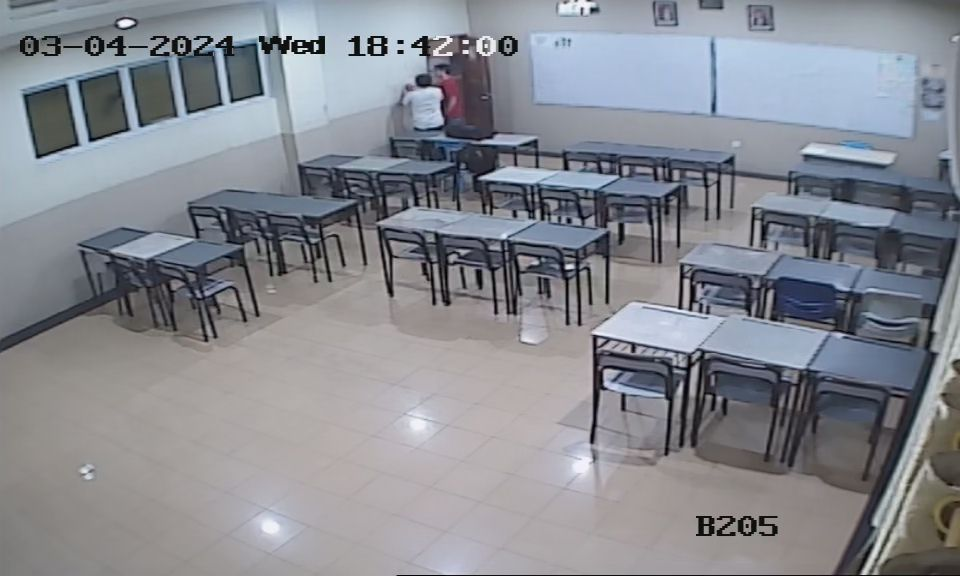
#> input picture data/Camera5_MESIN-08_MESIN-08_20240403184200_20240403191447_774495.jpg, 960 x 576 px
$ python gbf.py
#> lines starting #> are read from the running program, lines starting #| are printed output that depends on the picture
"""
This code implements the Guided Bilateral Filtering (GBF) for local contrast enhancement (LCE).
GBF is an alternative to CLAHE (Contrast Limited Adaptive Histogram Equalization).
"""

import cv2
import numpy as np
from skimage import filters


def gbf_lce(image, guidance_image, diameter=9, sigma_color=75, sigma_space=75):
    """
    Applies Local Contrast Enhancement using Guided Bilateral Filtering (GBF).

    Args:
        `image`: Input image (grayscale).
        `guidance_image`: Guidance image (grayscale, with enhanced local contrast).
        `diameter`: Diameter of the filtering window (default: 9).
        `sigma_color`: Standard deviation for color space similarity (default: 75).
        `sigma_space`: Standard deviation for spatial domain similarity (default: 75).

    Returns:
        The locally contrast enhanced image (grayscale).
    """

    # Apply guided bilateral filtering using the guidance image
    enhanced_image = filters.guided_filter(
        image,
        guidance_image,
        diameter=diameter,
        sigma_color=sigma_color,
        sigma_space=sigma_space,
    )

    return enhanced_image


# creates CLAHE
clahe = cv2.createCLAHE(clipLimit=2.0, tileGridSize=(8, 8))

# Load the image and guidance image (grayscale)
image = cv2.imread(
    "../data/Camera5_MESIN-08_MESIN-08_20240403184200_20240403191447_774495.jpg",
    cv2.IMREAD_GRAYSCALE,
)
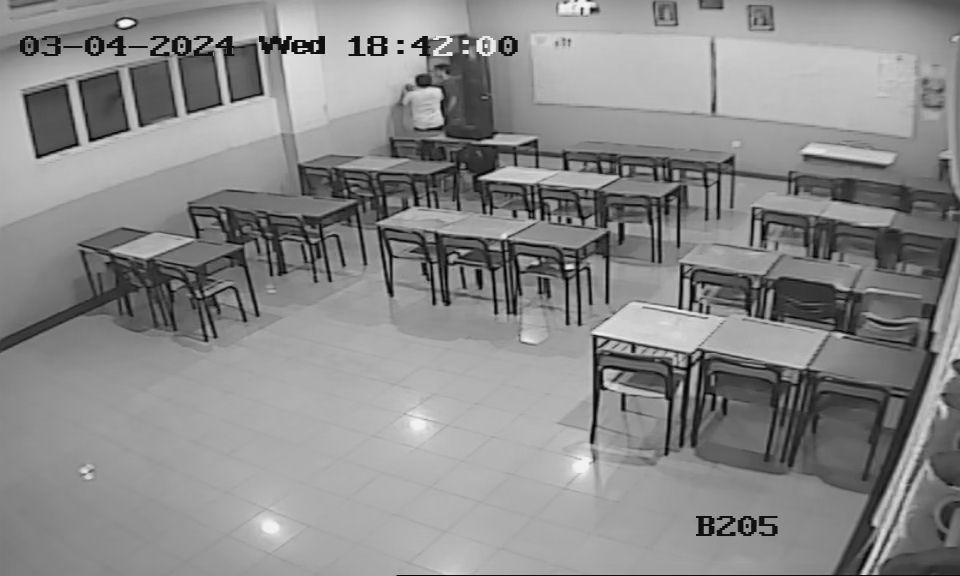
#> image: shape (576, 960); min 0, max 252, mean 137.5
guidance_image = clahe.apply(image)
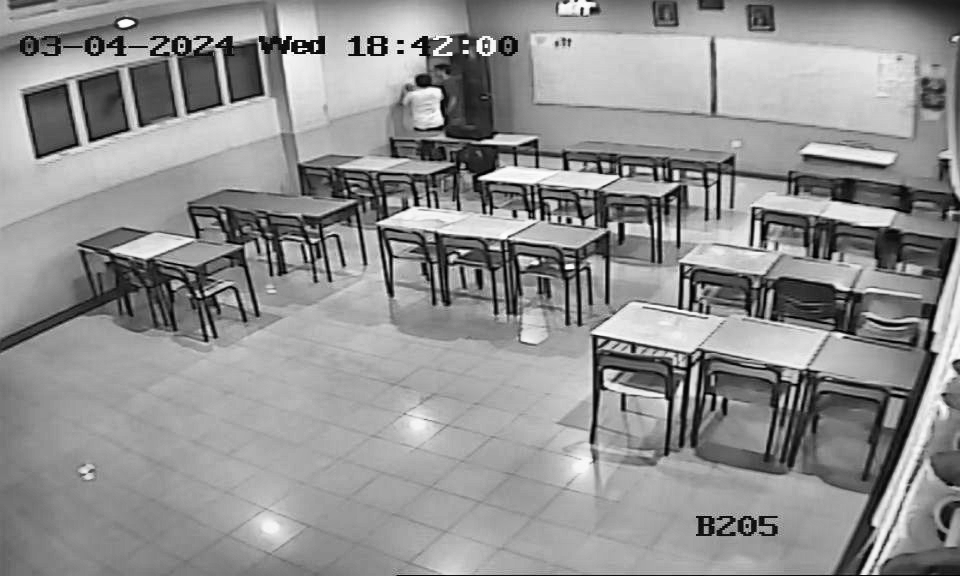
#> guidance_image: shape (576, 960); min 0, max 255, mean 144.5

# Apply GBF LCE
enhanced_image = gbf_lce(image, guidance_image)
#> (the run stopped early here; a loop or call above may not have finished)
